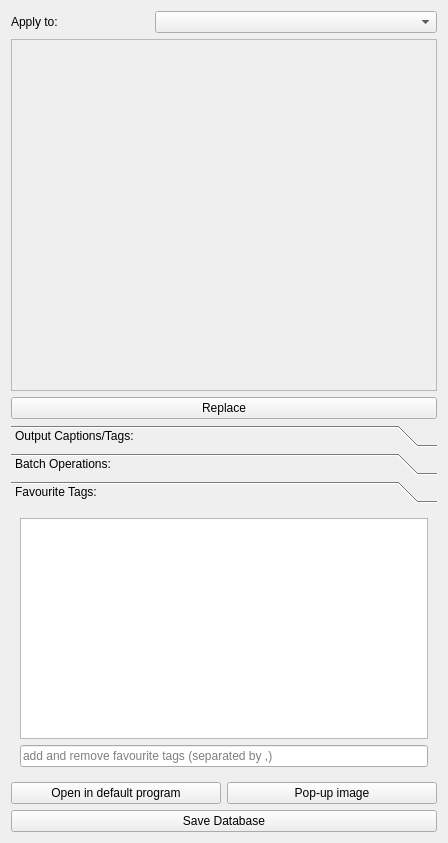
<?xml version="1.0" encoding="UTF-8"?>
<ui version="4.0">
 <class>Form</class>
 <widget class="QWidget" name="Form">
  <property name="geometry">
   <rect>
    <x>0</x>
    <y>0</y>
    <width>448</width>
    <height>843</height>
   </rect>
  </property>
  <property name="windowTitle">
   <string>Form</string>
  </property>
  <layout class="QGridLayout" name="gridLayout">
   <item row="0" column="1" colspan="2">
    <widget class="QComboBox" name="comboBox_selection">
     <property name="toolTip">
      <string>Apply to most of the buttons below</string>
     </property>
    </widget>
   </item>
   <item row="0" column="0">
    <widget class="QLabel" name="label">
     <property name="text">
      <string>Apply to:</string>
     </property>
    </widget>
   </item>
   <item row="1" column="0" colspan="3">
    <widget class="QScrollArea" name="scrollArea">
     <property name="toolTip">
      <string>Add a new line to set up a tag replacement rule (not saved by the database)</string>
     </property>
     <property name="widgetResizable">
      <bool>true</bool>
     </property>
     <widget class="QWidget" name="scrollAreaWidgetContents">
      <property name="geometry">
       <rect>
        <x>0</x>
        <y>0</y>
        <width>434</width>
        <height>368</height>
       </rect>
      </property>
     </widget>
    </widget>
   </item>
   <item row="2" column="0" colspan="3">
    <widget class="QPushButton" name="pushButton_replace">
     <property name="toolTip">
      <string>&lt;html&gt;&lt;head/&gt;&lt;body&gt;&lt;p&gt;Using the selection combo box at the top, each lines are an independent replacement:&lt;/p&gt;&lt;p&gt;- only right tags: add tags to the selection&lt;/p&gt;&lt;p&gt;- only left tags: remove tags from the selection&lt;/p&gt;&lt;p&gt;- both tags: in images with all tags on the left, remove them and add the right tags&lt;/p&gt;&lt;/body&gt;&lt;/html&gt;</string>
     </property>
     <property name="text">
      <string>Replace</string>
     </property>
    </widget>
   </item>
   <item row="3" column="0" colspan="3">
    <widget class="QToolBox" name="toolBox">
     <property name="currentIndex">
      <number>2</number>
     </property>
     <widget class="QWidget" name="page">
      <property name="geometry">
       <rect>
        <x>0</x>
        <y>0</y>
        <width>436</width>
        <height>303</height>
       </rect>
      </property>
      <attribute name="label">
       <string>Output Captions/Tags:</string>
      </attribute>
      <layout class="QGridLayout" name="gridLayout_2">
       <item row="8" column="0">
        <widget class="QPushButton" name="pushButton_txt_file">
         <property name="sizePolicy">
          <sizepolicy hsizetype="Minimum" vsizetype="Fixed">
           <horstretch>0</horstretch>
           <verstretch>0</verstretch>
          </sizepolicy>
         </property>
         <property name="minimumSize">
          <size>
           <width>50</width>
           <height>0</height>
          </size>
         </property>
         <property name="toolTip">
          <string>create a txt file containing the full tags, same as the first tab</string>
         </property>
         <property name="text">
          <string>Create TXT files</string>
         </property>
        </widget>
       </item>
       <item row="1" column="0">
        <widget class="QCheckBox" name="checkBox_remove_tags_in_sentence">
         <property name="toolTip">
          <string>&lt;html&gt;&lt;head/&gt;&lt;body&gt;&lt;p&gt;Enable this to remove tags that are included in the sentence. This is to reduce potential duplicates in both the caption and tags.&lt;br/&gt;Example: &lt;br/&gt;caption: &amp;quot;1girl sitting on a chair thinking and contemplating life&amp;quot;&lt;br/&gt;tag: &amp;quot;1girl, solo, chair, sitting, red hair, green eyes, blue shirt&amp;quot;&lt;br/&gt;--&amp;gt; &lt;/p&gt;&lt;p&gt;caption and a shorter tag list is exported: caption + &amp;quot;solo, red hair, green eyes, blue shirt&amp;quot;&lt;/p&gt;&lt;/body&gt;&lt;/html&gt;</string>
         </property>
         <property name="text">
          <string>Remove tag if included in sentence</string>
         </property>
         <property name="checked">
          <bool>true</bool>
         </property>
        </widget>
       </item>
       <item row="3" column="0">
        <widget class="QCheckBox" name="checkBox_use_separator">
         <property name="minimumSize">
          <size>
           <width>50</width>
           <height>0</height>
          </size>
         </property>
         <property name="toolTip">
          <string>&lt;html&gt;&lt;head/&gt;&lt;body&gt;&lt;p&gt;Use the token separator set in the setting. &lt;br/&gt;&lt;br/&gt;Useful for separating the trigger words (Kohya based trainers have a &amp;quot;use token separator&amp;quot; option). This allows you to have a variable length trigger word.&lt;br/&gt;&lt;br/&gt;if this is enabled, tags in the main and secondary are placed in front of the tags and the token separator is placed to separate it from the rest of the tag.&lt;br/&gt;&lt;/p&gt;&lt;p&gt;The tag order in main trigger tag(s) are unshuffled&lt;br/&gt;The tag order in secondary trigger tag(s) is shuffled&lt;br/&gt;The other tags are shuffled.&lt;br/&gt;&lt;br/&gt;Here's an example with &amp;quot;|||&amp;quot; as token separator, 1 main trigger word, and 3 secondary trigger word:  main_trigger tag, secondary_tag_3, secondary_tag_1, secondary_tag_2, |||, rest of the tags, ...&lt;/p&gt;&lt;/body&gt;&lt;/html&gt;</string>
         </property>
         <property name="text">
          <string>Token Separator</string>
         </property>
         <property name="checked">
          <bool>true</bool>
         </property>
        </widget>
       </item>
       <item row="9" column="0">
        <widget class="QPushButton" name="pushButton_json_tags_file">
         <property name="toolTip">
          <string>useful for checkpoints, makes a .json with the captions and tags. Exports like the meta_cap.json in Kohya.  You can run the meta_lat creator from Kohya directly on this exported json</string>
         </property>
         <property name="text">
          <string>Create .json tag file</string>
         </property>
        </widget>
       </item>
       <item row="6" column="0">
        <widget class="QLineEdit" name="lineEdit_main_trigger_tag">
         <property name="minimumSize">
          <size>
           <width>50</width>
           <height>0</height>
          </size>
         </property>
         <property name="acceptDrops">
          <bool>true</bool>
         </property>
         <property name="toolTip">
          <string>&lt;html&gt;&lt;head/&gt;&lt;body&gt;&lt;p&gt;Tags in the main and secondary are placed in front of the other tags. Look at token separator if you want to use token separator with your exporting. You don't need token separator if the count of the trigger tags are constant.&lt;br/&gt;&lt;/p&gt;&lt;p&gt;The tag order in main trigger tag(s) are unshuffled&lt;/p&gt;&lt;p&gt;The tag order in secondary trigger tag(s) is shuffled&lt;/p&gt;&lt;p&gt;The other tags are shuffled.&lt;/p&gt;&lt;p&gt;Here's an example with no token separator, 1 main trigger word, and 3 secondary trigger word: main_trigger tag, secondary_tag_3, secondary_tag_1, secondary_tag_2, rest of the tags, ...&lt;/p&gt;&lt;/body&gt;&lt;/html&gt;</string>
         </property>
         <property name="placeholderText">
          <string>Main Trigger Tag(s), Separate with &quot;,&quot;</string>
         </property>
        </widget>
       </item>
       <item row="4" column="0">
        <widget class="QCheckBox" name="checkBox_export_aesthetic_score">
         <property name="toolTip">
          <string>&lt;html&gt;&lt;head/&gt;&lt;body&gt;&lt;p&gt;Lookup what aesthetic score values map to any quality tags, then export the aesthetic/quality tag with the other tags.&lt;/p&gt;&lt;/body&gt;&lt;/html&gt;</string>
         </property>
         <property name="text">
          <string>Aesthetic scores</string>
         </property>
         <property name="checked">
          <bool>false</bool>
         </property>
        </widget>
       </item>
       <item row="0" column="0">
        <widget class="QCheckBox" name="checkBox_sentence_separator">
         <property name="toolTip">
          <string>&lt;html&gt;&lt;head/&gt;&lt;body&gt;&lt;p&gt;Place sentence (caption) infront of the token separator.&lt;/p&gt;&lt;p&gt;Useful if you want natural language in the front of the tags&lt;/p&gt;&lt;/body&gt;&lt;/html&gt;</string>
         </property>
         <property name="text">
          <string>Sentence in Token Separator</string>
         </property>
         <property name="checked">
          <bool>true</bool>
         </property>
        </widget>
       </item>
       <item row="10" column="0">
        <widget class="QPushButton" name="pushButton_make_sample_toml">
         <property name="toolTip">
          <string>&lt;html&gt;&lt;head/&gt;&lt;body&gt;&lt;p&gt;Click on this button to generate a toml that can be used by the trainer to generate the samples. It does some calculations to make a distribution weighted by the &amp;quot;complexity&amp;quot; of the image, and then it samples tags from some images until it fills the sample size (default is 10)&lt;/p&gt;&lt;/body&gt;&lt;/html&gt;</string>
         </property>
         <property name="text">
          <string>Generate sample TOML</string>
         </property>
        </widget>
       </item>
       <item row="2" column="0">
        <widget class="QCheckBox" name="checkBox_use_sentence">
         <property name="toolTip">
          <string>include any sentences/caption in the export.  If no captions were set, they're not added to the exported file(s)</string>
         </property>
         <property name="text">
          <string>Sentence</string>
         </property>
         <property name="checked">
          <bool>true</bool>
         </property>
        </widget>
       </item>
       <item row="7" column="0">
        <widget class="QPlainTextEdit" name="plainTextEdit_secondary_trigger_tags">
         <property name="sizePolicy">
          <sizepolicy hsizetype="Preferred" vsizetype="Fixed">
           <horstretch>0</horstretch>
           <verstretch>0</verstretch>
          </sizepolicy>
         </property>
         <property name="minimumSize">
          <size>
           <width>50</width>
           <height>50</height>
          </size>
         </property>
         <property name="toolTip">
          <string>Tags in the main and secondary are placed in front of the other tags. Look at token separator if you want to use token separator with your exporting. You don't need token separator if the count of the trigger tags are constant.


The tag order in main trigger tag(s) are unshuffled
The tag order in secondary trigger tag(s) is shuffled
The other tags are shuffled.


Here's an example with no token separator, 1 main trigger word, and 3 secondary trigger word: main_trigger tag, secondary_tag_3, secondary_tag_1, secondary_tag_2, rest of the tags, ...</string>
         </property>
         <property name="sizeAdjustPolicy">
          <enum>QAbstractScrollArea::AdjustIgnored</enum>
         </property>
         <property name="backgroundVisible">
          <bool>false</bool>
         </property>
         <property name="placeholderText">
          <string>Secondary Tag(s), Separated with &quot;,&quot;</string>
         </property>
        </widget>
       </item>
       <item row="5" column="0">
        <widget class="QCheckBox" name="checkBox_aesthetic_score_in_token_separator">
         <property name="toolTip">
          <string>Include the quality tags from the aesthetic scores and place them into the main trigger tag section.</string>
         </property>
         <property name="text">
          <string>Aesthetic scores in token separator</string>
         </property>
        </widget>
       </item>
      </layout>
     </widget>
     <widget class="QWidget" name="page_2">
      <property name="geometry">
       <rect>
        <x>0</x>
        <y>0</y>
        <width>436</width>
        <height>303</height>
       </rect>
      </property>
      <attribute name="label">
       <string>Batch Operations:</string>
      </attribute>
      <layout class="QGridLayout" name="gridLayout_3">
       <item row="3" column="0">
        <widget class="QPushButton" name="pushButton_auto_classify">
         <property name="text">
          <string>Auto-classify</string>
         </property>
        </widget>
       </item>
       <item row="7" column="0">
        <widget class="QPushButton" name="pushButton_reset_manual_score">
         <property name="toolTip">
          <string>reset all scores that were changed, and if the threshold are changed, will change the scores, without needing to restart the scorer</string>
         </property>
         <property name="text">
          <string>Reset manual score</string>
         </property>
        </widget>
       </item>
       <item row="0" column="0">
        <widget class="QPushButton" name="pushButton_apply_filtering">
         <property name="sizePolicy">
          <sizepolicy hsizetype="Minimum" vsizetype="Fixed">
           <horstretch>0</horstretch>
           <verstretch>0</verstretch>
          </sizepolicy>
         </property>
         <property name="minimumSize">
          <size>
           <width>50</width>
           <height>0</height>
          </size>
         </property>
         <property name="toolTip">
          <string>filter the selction</string>
         </property>
         <property name="text">
          <string>Apply Filtering</string>
         </property>
        </widget>
       </item>
       <item row="12" column="0">
        <widget class="QPushButton" name="pushButton_discard_image">
         <property name="toolTip">
          <string>discard the selected images by moving it to the discarded folder</string>
         </property>
         <property name="text">
          <string>Discard Image</string>
         </property>
        </widget>
       </item>
       <item row="10" column="0">
        <widget class="QPushButton" name="pushButton_purge_manual">
         <property name="toolTip">
          <string>remove all manually edited tags and reviewed conflicts</string>
         </property>
         <property name="text">
          <string>Purge Manual</string>
         </property>
        </widget>
       </item>
       <item row="1" column="0">
        <widget class="QPushButton" name="pushButton_auto_tag">
         <property name="sizePolicy">
          <sizepolicy hsizetype="Minimum" vsizetype="Fixed">
           <horstretch>0</horstretch>
           <verstretch>0</verstretch>
          </sizepolicy>
         </property>
         <property name="minimumSize">
          <size>
           <width>50</width>
           <height>0</height>
          </size>
         </property>
         <property name="toolTip">
          <string>use an auto tagger for tagging the image using your preferred tagging method</string>
         </property>
         <property name="text">
          <string>Auto-tag</string>
         </property>
        </widget>
       </item>
       <item row="4" column="0">
        <widget class="QPushButton" name="pushButton_auto_score">
         <property name="toolTip">
          <string>use an auto scorer for scoring the image using your preferred scoring method</string>
         </property>
         <property name="text">
          <string>Auto-score</string>
         </property>
        </widget>
       </item>
       <item row="9" column="0">
        <widget class="QPushButton" name="pushButton_refresh_tags_from_gelbooru_and_rule34">
         <property name="text">
          <string>Refresh Tags from rule34 and gelbooru</string>
         </property>
        </widget>
       </item>
       <item row="2" column="0">
        <widget class="QPushButton" name="pushButton_only_tag_characters">
         <property name="text">
          <string>Only auto-tag characters</string>
         </property>
        </widget>
       </item>
      </layout>
     </widget>
     <widget class="QWidget" name="page_3">
      <property name="geometry">
       <rect>
        <x>0</x>
        <y>0</y>
        <width>436</width>
        <height>303</height>
       </rect>
      </property>
      <attribute name="label">
       <string>Favourite Tags:</string>
      </attribute>
      <layout class="QGridLayout" name="gridLayout_4">
       <item row="0" column="0">
        <widget class="QTreeView" name="treeView_favourites">
         <property name="toolTip">
          <string>tags that are parts of the favourites, currently it's impossible to add tags to it in the UI</string>
         </property>
         <property name="editTriggers">
          <set>QAbstractItemView::NoEditTriggers</set>
         </property>
         <property name="showDropIndicator" stdset="0">
          <bool>false</bool>
         </property>
         <property name="animated">
          <bool>true</bool>
         </property>
         <attribute name="headerVisible">
          <bool>false</bool>
         </attribute>
        </widget>
       </item>
       <item row="1" column="0">
        <widget class="QLineEdit" name="lineEdit_edit_favourites">
         <property name="toolTip">
          <string>&lt;html&gt;&lt;head/&gt;&lt;body&gt;&lt;p&gt;Type tags separated by commas to the favourites:&lt;/p&gt;&lt;p&gt;- if the tag is present in the favourites it will remove the tag from the favourites&lt;/p&gt;&lt;p&gt;- if the tag is not in the favourites it will be added&lt;/p&gt;&lt;/body&gt;&lt;/html&gt;</string>
         </property>
         <property name="placeholderText">
          <string>add and remove favourite tags (separated by ,)</string>
         </property>
        </widget>
       </item>
      </layout>
     </widget>
    </widget>
   </item>
   <item row="12" column="0" colspan="3">
    <widget class="QPushButton" name="pushButton_save_database">
     <property name="sizePolicy">
      <sizepolicy hsizetype="Minimum" vsizetype="Fixed">
       <horstretch>0</horstretch>
       <verstretch>0</verstretch>
      </sizepolicy>
     </property>
     <property name="minimumSize">
      <size>
       <width>50</width>
       <height>0</height>
      </size>
     </property>
     <property name="toolTip">
      <string>save the database, this is the only button on this page that saves the database</string>
     </property>
     <property name="text">
      <string>Save Database</string>
     </property>
    </widget>
   </item>
   <item row="11" column="0" colspan="3">
    <layout class="QHBoxLayout" name="horizontalLayout">
     <item>
      <widget class="QPushButton" name="pushButton_open_in_default_program">
       <property name="toolTip">
        <string>open the selected images in the default program or the specified program in the settings</string>
       </property>
       <property name="text">
        <string>Open in default program</string>
       </property>
      </widget>
     </item>
     <item>
      <widget class="QPushButton" name="pushButton_popup_image">
       <property name="sizePolicy">
        <sizepolicy hsizetype="Minimum" vsizetype="Fixed">
         <horstretch>0</horstretch>
         <verstretch>0</verstretch>
        </sizepolicy>
       </property>
       <property name="minimumSize">
        <size>
         <width>50</width>
         <height>0</height>
        </size>
       </property>
       <property name="toolTip">
        <string>Display the selected image in a separate window</string>
       </property>
       <property name="text">
        <string>Pop-up image</string>
       </property>
      </widget>
     </item>
    </layout>
   </item>
  </layout>
 </widget>
 <resources/>
 <connections/>
</ui>
